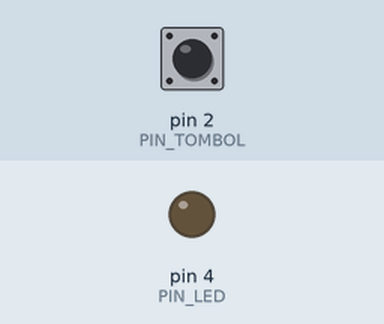
Bench run of a sketch on a simulated Arduino Uno, built with avr-gcc and run on an emulated ATmega328P. On the bench: output pins drawn as LEDs (lit = HIGH). The test bench sets the inputs (shaded band); at power-on: pin 2 (PIN_TOMBOL) HIGH.

Above: at 1.2 s.
1.3 s: pin 2 (PIN_TOMBOL) pulled LOW for 0.15 s
At 2.3 s:
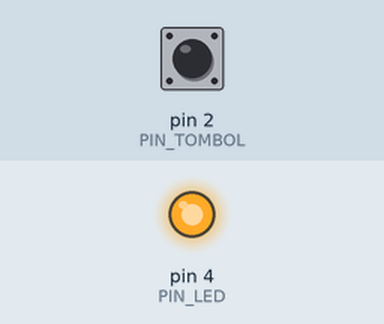
2.9 s: pin 2 (PIN_TOMBOL) pulled LOW for 1 s
At 3.5 s:
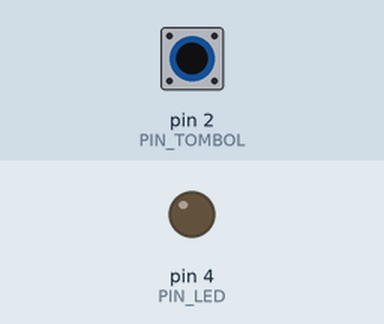
5.4 s: pin 2 (PIN_TOMBOL) pulled LOW for 3.2 s
At 6.7 s:
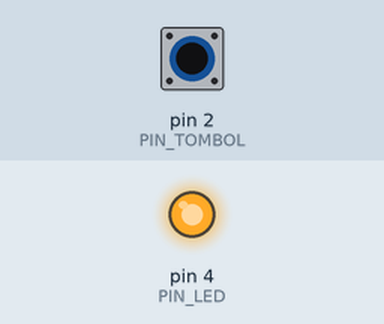
Timing chart, 0 to 8.4 s (numbered marks = the images above; inputs shaded):
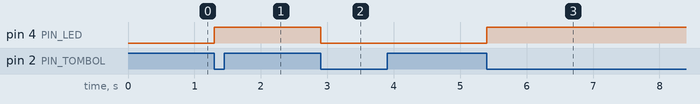

The sketch:

saklartetap.ino
```cpp
// Penggunaan tombol tekan sementara
//   untuk menyalakan atau mematikan LED
//   secara bergantian

const int PIN_LED = 4;
const int PIN_TOMBOL = 2;

boolean ledMenyala = false;
boolean keadaanSebelum = false;

void setup()
{
  pinMode(PIN_LED, OUTPUT);
  pinMode(PIN_TOMBOL, INPUT_PULLUP);

  digitalWrite(PIN_LED, keadaanSebelum);
}

void loop()
{
  boolean keadaanTombol = digitalRead(PIN_TOMBOL);
  if (keadaanTombol == LOW &&
      keadaanTombol != keadaanSebelum)
  {
    ledMenyala = not ledMenyala;

    digitalWrite(PIN_LED, ledMenyala);
    delay(30); // Tunda sebentar
               // untuk membuang efek pantulan
  }

  keadaanSebelum = keadaanTombol;
}
```

Measured:
- after the input at 1.3 s, pin 4 (PIN_LED): LOW → HIGH at once
- after the input at 2.9 s, pin 4 (PIN_LED): HIGH → LOW at once
- after the input at 5.4 s, pin 4 (PIN_LED): LOW → HIGH at once
